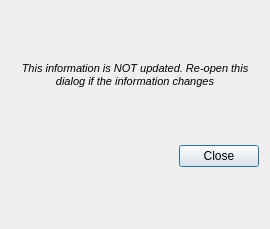
<?xml version="1.0" encoding="UTF-8"?>
<ui version="4.0">
 <class>Dialog</class>
 <widget class="QDialog" name="Dialog">
  <property name="geometry">
   <rect>
    <x>0</x>
    <y>0</y>
    <width>270</width>
    <height>229</height>
   </rect>
  </property>
  <property name="windowTitle">
   <string>Token Details</string>
  </property>
  <layout class="QVBoxLayout" name="verticalLayout">
   <item>
    <layout class="QFormLayout" name="form">
     <property name="labelAlignment">
      <set>Qt::AlignRight|Qt::AlignTrailing|Qt::AlignVCenter</set>
     </property>
    </layout>
   </item>
   <item>
    <widget class="QLabel" name="label">
     <property name="sizePolicy">
      <sizepolicy hsizetype="Preferred" vsizetype="Maximum">
       <horstretch>0</horstretch>
       <verstretch>0</verstretch>
      </sizepolicy>
     </property>
     <property name="font">
      <font>
       <pointsize>8</pointsize>
       <italic>true</italic>
      </font>
     </property>
     <property name="text">
      <string>This information is NOT updated. Re-open this dialog if the information changes</string>
     </property>
     <property name="alignment">
      <set>Qt::AlignCenter</set>
     </property>
     <property name="wordWrap">
      <bool>true</bool>
     </property>
    </widget>
   </item>
   <item>
    <widget class="QDialogButtonBox" name="btn_box">
     <property name="standardButtons">
      <set>QDialogButtonBox::Close</set>
     </property>
    </widget>
   </item>
  </layout>
 </widget>
 <resources/>
 <connections/>
</ui>
